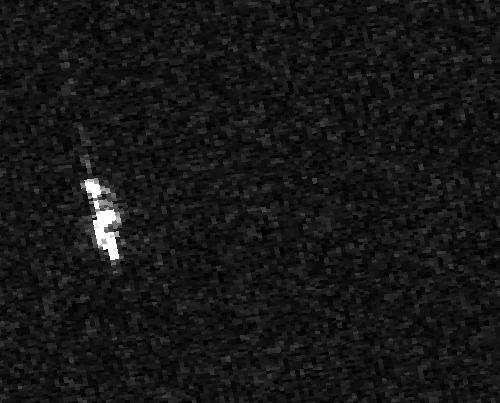
#> input picture datasets/SSDD/images/000003.jpg, 500 x 403 px; its folder holds only this picture in this run
$ python normalize_chips.py
#> lines starting #> are read from the running program, lines starting #| are printed output that depends on the picture
#!/usr/bin/env python3
"""Per-chip percentile stretch normalization for SAR imagery.

Applies independent 1st-99th percentile stretch to each chip, mapping
the stretched range to [0, 255]. This normalizes ship-to-background
contrast across tiles that may have different incidence angles and
ocean brightness levels.

Variant A (baseline): raw pixels / 255 (Ultralytics default)
Variant B (this script): per-chip percentile stretch → train on normalized images

Usage:
    python tools/normalize_chips.py                              # Default: SSDD dataset
    python tools/normalize_chips.py --input datasets/SSDD --output datasets/SSDD_norm
    python tools/normalize_chips.py --p-lo 2 --p-hi 98          # Custom percentiles
"""

import argparse
import shutil
from pathlib import Path

import cv2
import numpy as np


def parse_args():
    parser = argparse.ArgumentParser(description="Per-chip percentile stretch for SAR imagery")
    parser.add_argument("--input", type=str, default="datasets/SSDD",
                        help="Input dataset directory (contains images/ and labels/)")
    parser.add_argument("--output", type=str, default="datasets/SSDD_norm",
                        help="Output directory for normalized images")
    parser.add_argument("--p-lo", type=float, default=1.0,
                        help="Lower percentile for stretch (default: 1.0)")
    parser.add_argument("--p-hi", type=float, default=99.0,
                        help="Upper percentile for stretch (default: 99.0)")
    parser.add_argument("--preview", type=int, default=5,
                        help="Number of before/after preview images to generate")
    return parser.parse_args()


def percentile_stretch(img, p_lo=1.0, p_hi=99.0):
    """Apply per-chip percentile stretch to a SAR image.

    Args:
        img: BGR or grayscale uint8 image.
        p_lo: Lower percentile (default 1st).
        p_hi: Upper percentile (default 99th).

    Returns:
        Stretched uint8 image (same shape as input).
    """
    if len(img.shape) == 3:
        gray = cv2.cvtColor(img, cv2.COLOR_BGR2GRAY)
    else:
        gray = img.copy()

    # Non-zero pixels (ignore black background/padding)
    nz = gray[gray > 0]
    if len(nz) < 10:
        # Not enough data to stretch — return as-is
        return img

    lo = np.percentile(nz, p_lo)
    hi = np.percentile(nz, p_hi)

    if hi <= lo:
        return img

    # Stretch: map [lo, hi] → [0, 255]
    stretched = np.clip((gray.astype(np.float32) - lo) / (hi - lo) * 255.0, 0, 255)
    stretched = stretched.astype(np.uint8)

    # Zero pixels stay zero
    stretched[gray == 0] = 0

    # Convert back to 3-channel if input was 3-channel
    if len(img.shape) == 3:
        stretched = cv2.cvtColor(stretched, cv2.COLOR_GRAY2BGR)

    return stretched


def make_preview(original, normalized, output_path, fname):
    """Create a side-by-side before/after preview image."""
    h, w = original.shape[:2]
    # Ensure normalized is same size
    norm_resized = cv2.resize(normalized, (w, h)) if normalized.shape[:2] != (h, w) else normalized

    # Side by side
    canvas = np.zeros((h, w * 2 + 10, 3), dtype=np.uint8)
    canvas[:, :w] = original
    canvas[:, w + 10:] = norm_resized

    # Labels
    cv2.putText(canvas, "Original", (10, 25), cv2.FONT_HERSHEY_SIMPLEX, 0.7, (0, 255, 0), 2)
    cv2.putText(canvas, "P-stretch", (w + 20, 25), cv2.FONT_HERSHEY_SIMPLEX, 0.7, (0, 255, 0), 2)

    cv2.imwrite(str(output_path / fname), canvas)


def main():
    args = parse_args()
    input_dir = Path(args.input)
    output_dir = Path(args.output)

    img_input = input_dir / "images"
    lbl_input = input_dir / "labels"
    img_output = output_dir / "images"
    lbl_output = output_dir / "labels"

    img_output.mkdir(parents=True, exist_ok=True)
    lbl_output.mkdir(parents=True, exist_ok=True)

    # Process all images
    image_files = sorted(img_input.glob("*.jpg"))
    print(f"Processing {len(image_files)} images from {img_input}")
    print(f"Percentile stretch: {args.p_lo}th - {args.p_hi}th percentile")
    print(f"Output: {output_dir}")

    stats = {"processed": 0, "skipped": 0, "intensity_shifts": []}

    for img_path in image_files:
        img = cv2.imread(str(img_path))
#> img is the input picture: shape (403, 500, 3); min 0, max 255, mean 22.8
        if img is None:
            print(f"  [SKIP] Could not read: {img_path.name}")
            stats["skipped"] += 1
            continue

        # Compute stats before
        gray_before = cv2.cvtColor(img, cv2.COLOR_BGR2GRAY)
        mean_before = gray_before[gray_before > 0].mean() if (gray_before > 0).any() else 0
#> mean_before = 22.95

        # Apply stretch
        normalized = percentile_stretch(img, p_lo=args.p_lo, p_hi=args.p_hi)
#> in percentile_stretch, `lo = np.percentile(nz, p_lo)`: lo = 3
#> in percentile_stretch, `hi = np.percentile(nz, p_hi)`: hi = 68
#> in percentile_stretch, `stretched = np.clip((gray.astype(np.float32) - lo) / (hi - lo) * 255.0..`:
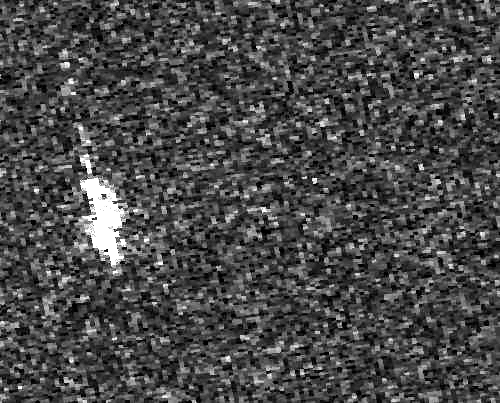
#> stretched: shape (403, 500) float32; min 0, max 255, mean 73.5

        # Compute stats after
        gray_after = cv2.cvtColor(normalized, cv2.COLOR_BGR2GRAY)
        mean_after = gray_after[gray_after > 0].mean() if (gray_after > 0).any() else 0
#> mean_after = 74.71

        stats["intensity_shifts"].append(mean_after - mean_before)

        # Save normalized image
        cv2.imwrite(str(img_output / img_path.name), normalized)

        # Copy label (unchanged)
        lbl_path = lbl_input / (img_path.stem + ".txt")
        if lbl_path.exists():
            shutil.copy2(str(lbl_path), str(lbl_output / lbl_path.name))

        stats["processed"] += 1

    # Copy split files if they exist
    for split_file in ["train.txt", "val.txt"]:
        src = input_dir / split_file
        if src.exists():
            # Update paths from ./images/ to ./images/ (same structure)
            shutil.copy2(str(src), str(output_dir / split_file))

    print(f"\nDone: {stats['processed']} processed, {stats['skipped']} skipped")
    shifts = np.array(stats["intensity_shifts"])
    print(f"Mean intensity shift: {shifts.mean():+.1f} (std={shifts.std():.1f})")
    print(f"Shift range: [{shifts.min():+.1f}, {shifts.max():+.1f}]")

    # Generate preview images
    if args.preview > 0:
        preview_dir = output_dir / "preview"
        preview_dir.mkdir(exist_ok=True)
        sample_files = sorted(img_input.glob("*.jpg"))[:args.preview]
        for img_path in sample_files:
            original = cv2.imread(str(img_path))
            normalized = cv2.imread(str(img_output / img_path.name))
#> normalized: shape (403, 500, 3); min 0, max 255, mean 73
            if original is not None and normalized is not None:
                make_preview(original, normalized, preview_dir, img_path.name)
#> in make_preview, `canvas[:, :w] = original`:
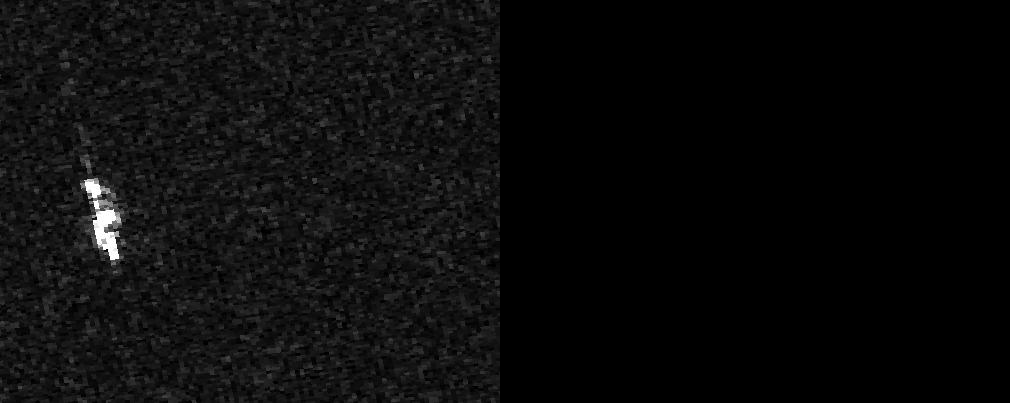
#> canvas: shape (403, 1010, 3); min 0, max 255, mean 11.3
#> in make_preview, `canvas[:, w + 10:] = norm_resized`:
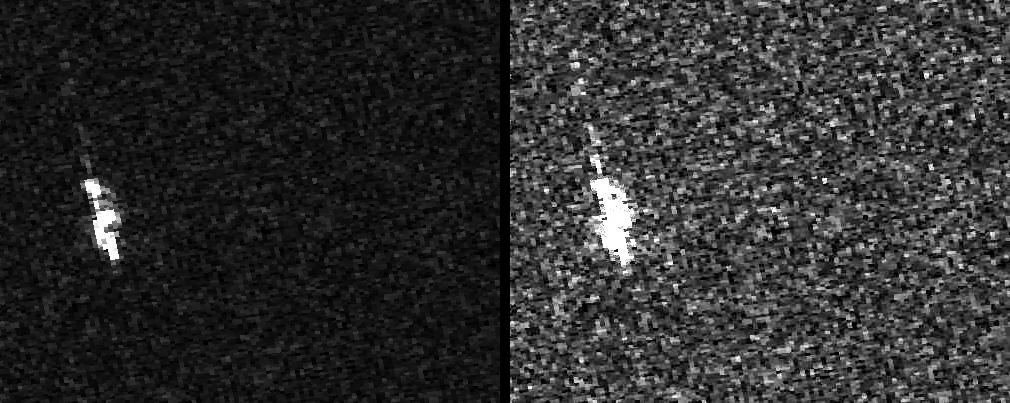
#> canvas: shape (403, 1010, 3); min 0, max 255, mean 47.4
#> in make_preview, `cv2.putText(canvas, "P-stretch", (w + 20, 25), cv2.FONT_HERSHEY_SIMPLE..`:
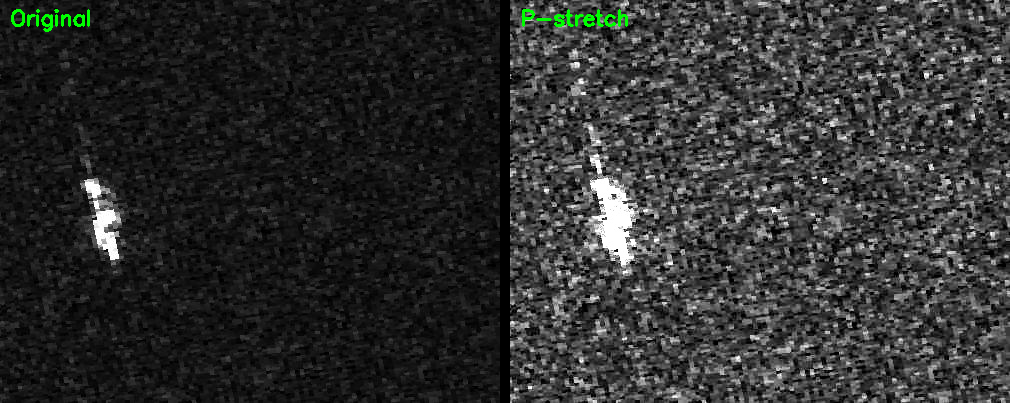
#> canvas: shape (403, 1010, 3); mean B, G, R 47.3, 48.1, 47.3
        print(f"Previews saved to: {preview_dir}")

    # Create dataset.yaml
    yaml_content = f"""# SSDD with per-chip percentile stretch normalization
# Variant B of the normalization ablation (Phase 3.3)
# Stretch: {args.p_lo}th - {args.p_hi}th percentile of non-zero pixels → [0, 255]

path: {output_dir.resolve()}
train: train.txt
val: val.txt
test: val.txt

names:
  0: ship
"""
    yaml_path = output_dir / "dataset.yaml"
    yaml_path.write_text(yaml_content)
    print(f"Dataset config: {yaml_path}")


if __name__ == "__main__":
    main()

$ run again, on datasets/SSDD/images/000069.jpg
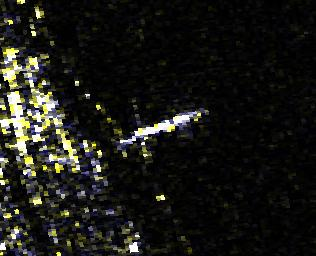
#> input picture datasets/SSDD/images/000069.jpg, 316 x 256 px
#> in main, img is the input picture: shape (256, 316, 3); mean B, G, R 22, 26, 25.9
#> in main, `gray_before = cv2.cvtColor(img, cv2.COLOR_BGR2GRAY)`:
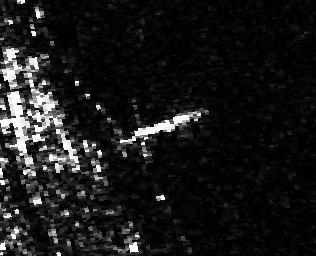
#> gray_before: shape (256, 316); min 0, max 255, mean 25.6
#> mean_before = 27.43
#> lo = 1
#> hi = 251
#> mean_after = 29.38
#> in make_preview, `cv2.putText(canvas, "P-stretch", (w + 20, 25), cv2.FONT_HERSHEY_SIMPLE..`:
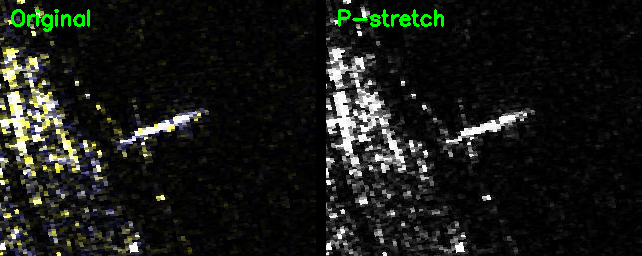
#> canvas: shape (256, 642, 3); mean B, G, R 23, 27.1, 24.9

$ run again, on datasets/SSDD/images/000075.jpg
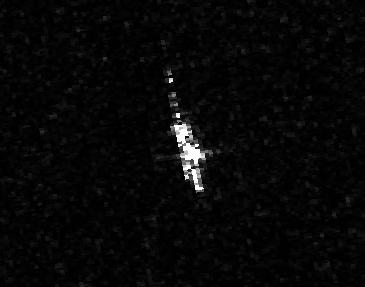
#> input picture datasets/SSDD/images/000075.jpg, 365 x 287 px
#> in main, img is the input picture: shape (287, 365, 3); min 0, max 255, mean 7.3
#> mean_before = 8.24
#> lo = 1
#> hi = 109
#> in percentile_stretch, `stretched = np.clip((gray.astype(np.float32) - lo) / (hi - lo) * 255.0..`:
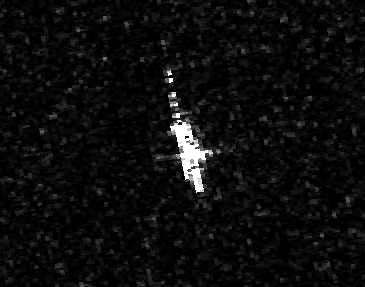
#> stretched: shape (287, 365) float32; min 0, max 255, mean 13
#> mean_after = 16.17
#> in make_preview, `cv2.putText(canvas, "P-stretch", (w + 20, 25), cv2.FONT_HERSHEY_SIMPLE..`:
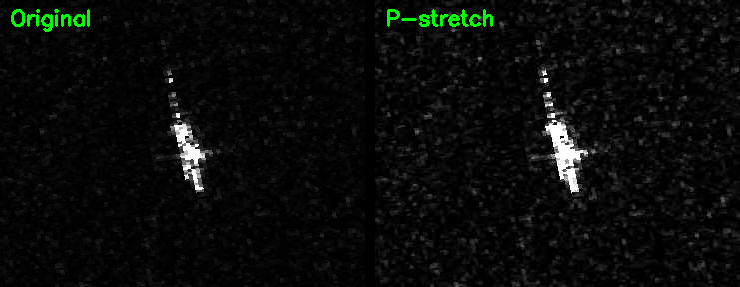
#> canvas: shape (287, 740, 3); mean B, G, R 9.8, 11.5, 9.8

$ run again, on datasets/SSDD/images/000094.jpg
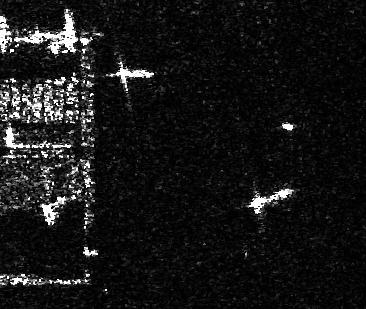
#> input picture datasets/SSDD/images/000094.jpg, 366 x 309 px
#> in main, img is the input picture: shape (309, 366, 3); min 0, max 255, mean 22.6
#> mean_before = 25.08
#> lo = 1
#> hi = 255
#> mean_after = 25.17
#> in make_preview, `canvas[:, w + 10:] = norm_resized`:
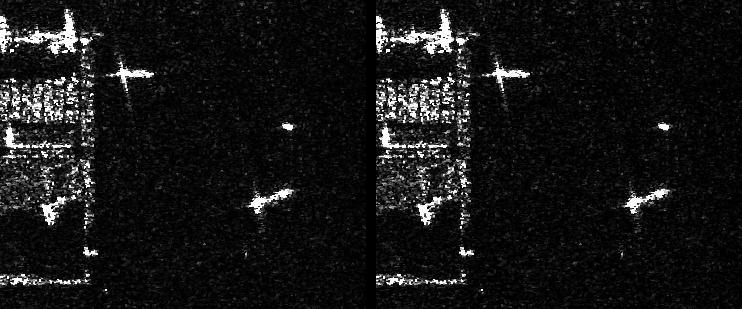
#> canvas: shape (309, 742, 3); min 0, max 255, mean 21.9
#> in make_preview, `cv2.putText(canvas, "P-stretch", (w + 20, 25), cv2.FONT_HERSHEY_SIMPLE..`:
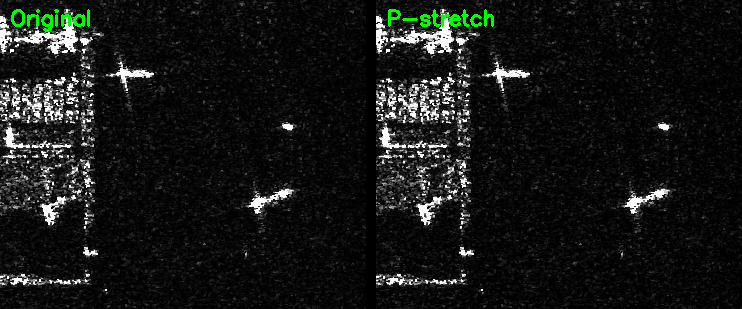
#> canvas: shape (309, 742, 3); mean B, G, R 21.7, 23.2, 21.7

$ run again, on datasets/SSDD/images/000004.jpg
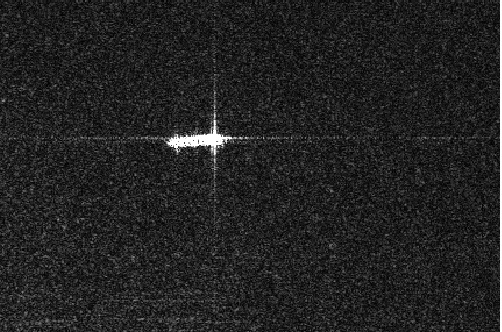
#> input picture datasets/SSDD/images/000004.jpg, 502 x 332 px
#> in main, img is the input picture: shape (332, 502, 3); min 0, max 255, mean 34.6
#> mean_before = 34.72
#> lo = 3
#> hi = 112
#> mean_after = 71.91
#> in make_preview, `cv2.putText(canvas, "P-stretch", (w + 20, 25), cv2.FONT_HERSHEY_SIMPLE..`:
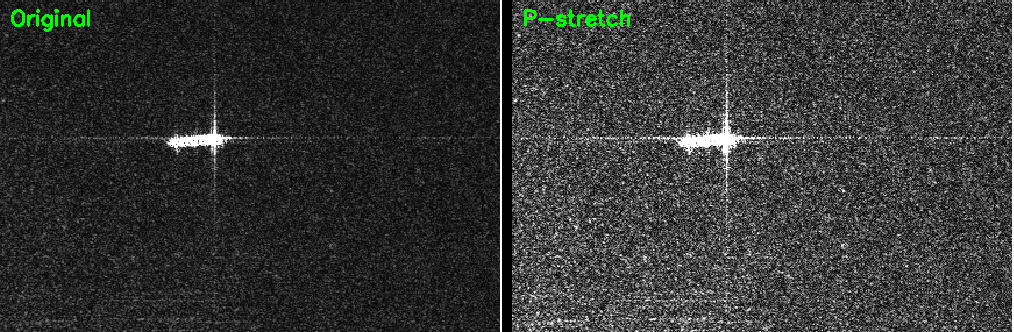
#> canvas: shape (332, 1014, 3); mean B, G, R 52, 53, 52
